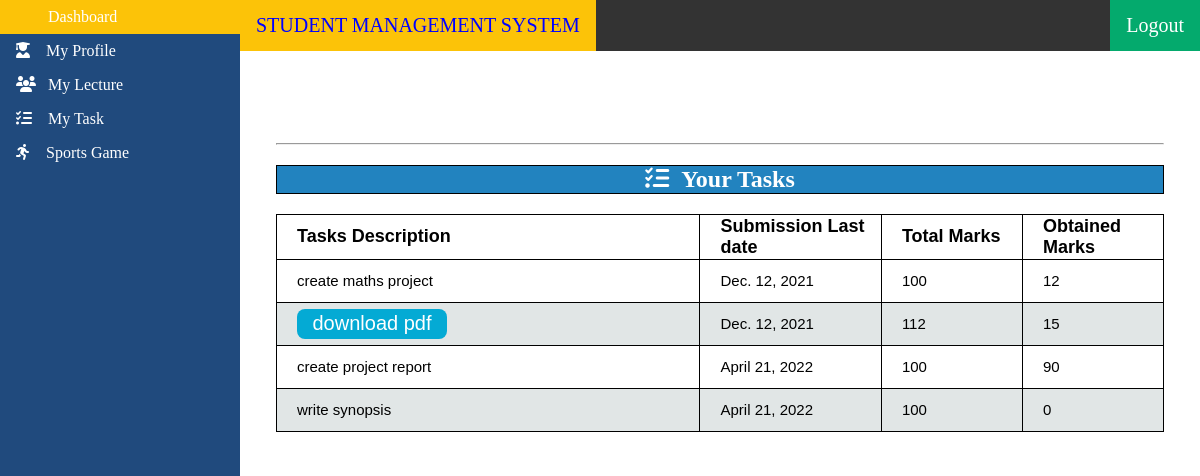
/taskv/ (signed in), run on the app's committed database.
### testapp/models.py (models this page shows)
class Student_task_assign(models.Model):
    teacher=models.ForeignKey(User,related_name='S_task_a',on_delete=models.CASCADE,null=True,blank=True)
    class_s=models.IntegerField()
    description=models.TextField(null=True,blank=True)
    pdf= models.FileField(upload_to='tasks/pdf/',null=True,blank=True)
    submission_date=models.DateField(null=True,blank=True)
    total_marks=models.IntegerField(null=True,blank=True)

### testapp/views.py (the view)
# urls.py: url(r'^taskv/$',views.Task_assign_view,name='taskv'),
def Task_assign_view(request):
    if request.user.is_authenticated and request.user.is_student:
        user=User.objects.get(id=request.user.id)
        t_data=Student_task_assign.objects.all()
        print('task_data',user.Class,request.user.id,t_data)
        taskr_data=Student_task_result.objects.filter(student_id=int(request.user.id))
        print('student task result',taskr_data)
        marks_list=[]
        status_list=[]
        for task in taskr_data:
            status_list.append(task.status)
            marks_list.append(task.marks)
        print('status_list,marks_list',status_list,marks_list)
        result_list=[]
        for task in taskr_data:
            if task.result:
                result_list.append(task.result)
            elif task.resultp:
                result_list.append(task.resultp)
        print('result_list',result_list)
        task_data={}
        i=1
        j=0
        results=True
        status=False
        for task in t_data:
            sub={}
            print
            if int(task.class_s)==int(user.Class):
                sub['id']=task.id
                sub['description']=task.description
                sub['pdf']=task.pdf
                sub['sub_date']=task.submission_date
                sub['t_marks']=task.total_marks
                if len(status_list)!=0:
                    status=True
                    sub['status']=status_list[0]
                    status_list.pop(0)
                if len(result_list)!=0:
                    results=False
                    status=False
                    sub['result']=result_list[0]
                    result_list.pop(0)
                else:
                    sub['result']= None
                    status=True
                if len(marks_list)!=0:
                    sub['marks']=marks_list[0]
                    marks_list.pop(0)
                else:
                    sub['marks']=0
                task_data[i]=sub
                i+=1
                j+=1
        print(task_data)
        if task_data:
            empty_task=False
        else:
            empty_task=True
        print(status)
        return render(request,'testapp/admin_panel.html',{'task_data':task_data,'id':request.user.id,'student':request.user.is_student,'student_task_view':task_data,'empty_task':empty_task,'results':results,'status':status})

### templates/testapp/admin_panel.html (shortened to what this page needs)
<!DOCTYPE html>
<html>
<head>
</head>
<body>
{%if student %}
      <ul>
        <li><a class="active" href="#home">&ensp;&emsp;&ensp;Dashboard</a></li>
          <li><a href="{% url 'student_profile' %}"><i class="fas fa-user-graduate"></i>&ensp;&ensp;My Profile</a>
        <li><a href="{% url 'student_lecture' %}"><i class="fas fa-users"></i>&ensp;&nbsp;My Lecture</a></li>
        <li><a href="{%url 'taskv' %}"><i class="fas fa-tasks"></i>&ensp;&ensp;My Task</a></li>
          <li><a href="{% url 'Msports' %}"><i class="fas fa-running"></i>&emsp;Sports Game</a></li>
      </ul>
{%endif%}
<div class="divul">
       <a style="font-size:20px; color:blue;background-color: #fcc308;">STUDENT MANAGEMENT SYSTEM</a>
       {%if login%}
        <a class="active" href="{%url 'login'%}" style="float:right;font-size:20px;">Login</a>
        {%else%}
          <a class="active" href="{%url 'logout'%}" style="float:right;font-size:20px;">Logout</a>
        {%endif%}
</div>
<div style="margin-left:37%;padding-top:5%;">
</div>
<div class="table" style="margin-left:23%;margin-right:3%;"><hr>
{%if student_task_view%}
  <h2 style="text-align:center;background-color:#2283bf;border:1px solid black;"><i class="fas fa-tasks"></i>&ensp;Your Tasks </h2>
  <table >
        <thead>
          <th>Tasks Description</th>
          <th style="width:20%;">Submission Last date</th>
          <th style="width:15%;">Total Marks</th>
          <th style="width:15%;">Obtained Marks</th>
        </thead>
        {%for task in task_data.values%}
          <tr>
                {%if task.description  %}
                  <td>{{task.description}}</td>
                {%else%}
                  <td><button type="button" name="button" style="width:150px;"><a href="{{task.pdf.url}}" target="_blank">download pdf</a> </button> </td>
                {%endif%}
            <td style="width:20%;">{{task.sub_date}}</td>
            <td style="width:15%;">{{task.t_marks}}</td>
            <td style="width:15%;">{{task.marks}}</td>
        </tr>
      {%endfor%}
  </table>
{%elif empty_task%}
 <h2 style="text-align:center;background-color:#2283bf;border:1px solid black;"><i class="fas fa-tasks"></i>&ensp;You Have No Task Assign </h2>
{%endif%}
</div>
</body>
</html>

### templates/testapp/admin_panel.html (style rules this page uses)
body { margin: 0; overflow: hidden; color:black; }
ul { list-style-type: none; margin: 0; padding: 0; width: 20%; background-color: #204a7d; position: fixed; height: 100%; overflow: auto; }
li a { display: block; color: white; padding: 8px 16px; text-decoration: none; }
li a.active,.divul a.active { background-color: #04AA6D; color: white; }
li a:hover:not(.active) ,button:hover,.divul a:hover, { background-color: #fcc308; color: white; }
.divul { margin-left: 20%; margin-top: 0; list-style-type: none; overflow: hidden; background-color: #333; }
.divul a { display: block; color: white; text-align: center; padding: 14px 16px; text-decoration: none;float: left; }
table { width:100%; border:1px solid black;table-layout: fixed; border-collapse: collapse; }
th { border: 1px solid black; font-size:18px; height:40px; font-family: Arial, Helvetica, sans-serif; width:50%;text-align: left; padding-left:20px; }
td { font-size:15px; width: 50%; text-align: left; font-family: Arial, Helvetica, sans-serif; border: 1px solid black; height:40px; padding-left:20px; }
tr:nth-child(even) { background-color:#e1e6e6; }
button { float:right; }
button a { text-decoration:none;color:white; }
td button { background-color:#04aad4; float:left; font-size:20px; border:none; height:30px; width: 100px; border-radius:8px; }
h2 { color: white; }

### data on the page
Student_task_assign: description "create maths project", sub_date "Dec. 12, 2021"
Student_task_assign: sub_date "Dec. 12, 2021"
Student_task_assign: description "create project report", sub_date "April 21, 2022"
Student_task_assign: description "write synopsis", sub_date "April 21, 2022"

### other printed values
{{ task.t_marks }} "100" "112" "100" "100"
{{ task.marks }} "12" "15" "90" "0"
